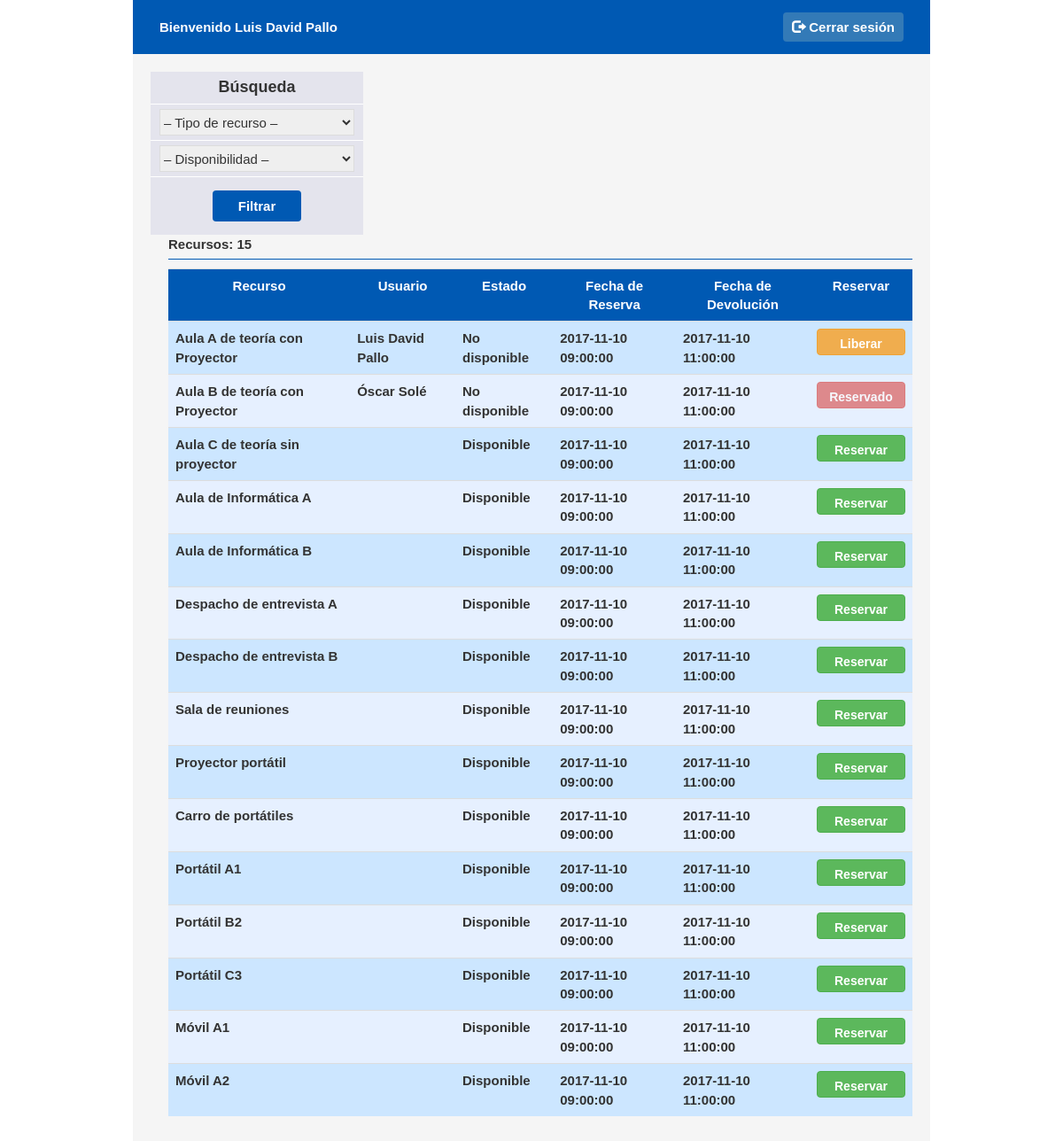
The page /recursos.php (signed in) on the database its author committed.
### tables this page shows
CREATE TABLE `usuario` (
  `idusuario` int(3) NOT NULL,
  `nombre` varchar(20) DEFAULT NULL,
  `apellidos` varchar(50) DEFAULT NULL,
  `alias` varchar(15) DEFAULT NULL,
  `pwd` varchar(15) DEFAULT NULL
);

CREATE TABLE `recurso` (
  `idrecurso` int(3) NOT NULL,
  `nom_recurso` varchar(50) DEFAULT NULL
);

CREATE TABLE `reserva_recurso` (
  `idreserva_recurso` int(3) NOT NULL,
  `idreserva` int(3) DEFAULT NULL,
  `idrecurso` int(3) DEFAULT NULL,
  `fecha_hora_reserva` timestamp NULL DEFAULT CURRENT_TIMESTAMP,
  `fecha_hora_devolucion` timestamp NULL DEFAULT CURRENT_TIMESTAMP
);

### recursos.php (the view, shortened to what this page needs)
<?php
	include 'session.php';
	if (isset($_SESSION['username'])) {
?>
<!DOCTYPE html>
<html>
	<head>
		<link rel="stylesheet" type="text/css" href="css/style.css">
		<link rel="stylesheet" href="https://maxcdn.bootstrapcdn.com/bootstrap/3.3.7/css/bootstrap.min.css">
	</head>
	<body>
		<div class="window">
			<div class="user-login-view">
				<div class="user-view-left">
					<?php
						$nsql="SELECT * FROM `usuario` WHERE `alias`= '".$_SESSION['username']."'";
						$name = mysqli_query($conexion, $nsql);
						while ($resname=mysqli_fetch_array($name)) {
							echo "<p>Bienvenido ".$resname['nombre']." ".$resname['apellidos']."</p>";
					?>
				</div>
				<div class="login-view-right">
					<a href="index.php?logout='1'" class="btn-logout"><span class="glyphicon glyphicon-log-out"></span> Cerrar sesi&#243;n</a>
				</div>
			</div>
			<div class="window-contenido">
				<div class="window-contenido-search">
					<span class="content-search-title">B&#250;squeda</span>
					<form action="recursos.php">
						<ul>
							<li>
								<span>
									<select name="nom_recurso">
										<option value="" selected>&#8211; Tipo de recurso &#8211;</option>
									</select>
								</span>
							</li>
							<li>
								<span>
									<select name="disponibilidad">
										<option value="" selected>&#8211; Disponibilidad &#8211;</option>
									</select>
								</span>
							</li>
							<li>
								<span>
									<button type="submit" name="botonFiltro" value="Filtrar" class="btn-filtro">Filtrar</button>
								</span>
							</li>
						</ul>
					</form>
				</div>
				<div class="window-contenido-view">
					<?php
							$sql="SELECT `nom_recurso`, `usuario`.`nombre`, `usuario`.`apellidos`, `reserva`.`disponibilidad`, `reserva_recurso`.`fecha_hora_reserva`, `reserva_recurso`.`fecha_hora_devolucion`
										FROM `recurso`
										LEFT JOIN `reserva_recurso` ON `recurso`.`idrecurso`=`reserva_recurso`.`idreserva_recurso`
										LEFT JOIN `reserva` ON `recurso`.`idrecurso`=`reserva`.`idreserva`
										LEFT JOIN `usuario` ON `reserva`.`idusuario`=`usuario`.`idusuario`";
							$consulta=mysqli_query($conexion,$sql);
							if(mysqli_num_rows($consulta)>0) {
								echo "<table class='table'>
										<tr>
											<th> Recurso </th>
											<th> Usuario </th>
											<th> Estado </th>
											<th> Fecha de Reserva </th>
											<th> Fecha de Devoluci&#243;n </th>
											<th> Reservar </th>
										</tr>
									<b> Recursos: " . mysqli_num_rows($consulta) . "</b><hr id='hr'>";
									while ($result=mysqli_fetch_array($consulta)) {
										echo "<tr>";
											echo "<td>" . $result ['nom_recurso'] . "</td>";
											echo "<td>" . $result ['nombre'] . " " . $result ['apellidos'] . "</td>";
											if ($result['disponibilidad']>0) {
												echo "<td>Disponible</td>";
											} else {
												echo "<td>No disponible</td>";
											}
											echo "<td>" . $result ['fecha_hora_reserva'] . "</td>";
											echo "<td>" . $result ['fecha_hora_devolucion'] . "</td>";
											if ($result['disponibilidad']==1) {
												echo "<td><button type='button' class='btn btn-success reserva'>Reservar</button></td>";
											} else {
												if ($resname['nombre']==$result['nombre']) {
													echo "<td><button type='button' class='btn btn-warning reserva'>Liberar</button></td>";
												} else {
													echo "<td><button type='button' class='btn btn-danger disabled reserva'>Reservado</button></td>";
												}
											}
										echo "</tr>";
									}
								echo "</table>";
							}
						}
					?>
				</div>
			</div>
		</div>
	</body>
</html>
<?php
	} else {
		header('location: index.php');
	}
?>

### css/style.css (style rules this page uses)
* { padding: 0; margin: 0; font-family: Sans-serif, Verdana; font-size: 15px; }
body { background-image: url(../img/background/green_dust_scratch_@2X.png); }
button { width: 300px; height: 45px; border: none; background-color:#0059b3; border-radius: 4px; cursor: pointer; }
a { padding: 8px 10px; border-radius: 4px; cursor: pointer; text-decoration: none; }
.btn-logout { color: #fff; background-color:#337ab7; border: none; font-weight: bold; }
.window { position: inherit; width: 75%; height: 100%; min-width: 350px; height: 100%; margin: 0 auto; background-color: rgba(245,245,245, 1); padding: 0px; }
.user-login-view { position: relative; overflow: hidden; padding: 10px 20px; background-color: #0059b3; color: #fff; font-weight: bold; }
.user-view-left { float: left; }
.user-view-left p { margin: 0; }
.login-view-right { float: right; }
.user-view-left, .login-view-right { margin: 10px 10px 10px 10px; }
.window-contenido { overflow: hidden; padding: 20px 20px; }
.window-contenido div { position: relative; float: left; min-width: 240px; }
.window-contenido-view { padding-left:20px; }
.content-search-title { display: table; margin: 0 auto; font-weight: bold; font-size: 18px; padding-top: 5px; padding-bottom: 5px; }
.window-contenido-search { background-color: rgba(224, 224, 235, 0.8); }
.window-contenido-search ul { list-style-type: none; }
.window-contenido-search li { border-top: 1px solid #fff; padding: 5px 10px; }
.window-contenido-search button { display: table; margin: 0 auto; margin-top: 10px; width: 100px; height: 35px; font-weight: bold; color: #fff; font-size: 15px; }
.window-contenido-search select { border: 1px solid #DCDCDC; width: 220px; height: 30px; }
.table { border: #cfc; border-collapse: collapse; width: 100%; font-weight: bold; }
#hr { margin-top: 5px; margin-bottom: 10px; border: 0; border-top: 1px solid #0059b3; }
tr { border: 1px; }
tr:nth-child(even) { background-color: #cce6ff; }
tr:nth-child(odd) { background-color: #e6f0ff; }
th { background-color: #0059b3; color: white; }
tr th { text-align: center; }
th, td { padding: 10px; text-align: left; }
td button { width: 100px; height: 30px; font-size: 18px; font-weight: bold; }
button.reserva { font-weight: bold; }

### rows shown on the page
usuario: nombre "Luis David", apellidos "Pallo", mysqli_num_rows($consulta) "15"
recurso: nom_recurso "Aula A de teoría con Proyector", usuario.nombre "Luis David", usuario.apellidos "Pallo", shows "No disponible", reserva_recurso.fecha_hora_reserva "2017-11-10 09:00:00", reserva_recurso.fecha_hora_devolucion "2017-11-10 11:00:00", shows "Liberar"
recurso: nom_recurso "Aula B de teoría con Proyector", usuario.nombre "Óscar", usuario.apellidos "Solé", shows "No disponible", reserva_recurso.fecha_hora_reserva "2017-11-10 09:00:00", reserva_recurso.fecha_hora_devolucion "2017-11-10 11:00:00", shows "Reservado"
reserva_recurso: idrecurso.nom_recurso "Aula C de teoría sin proyector", shows "Disponible", fecha_hora_reserva "2017-11-10 09:00:00", fecha_hora_devolucion "2017-11-10 11:00:00", shows "Reservar"
reserva_recurso: idrecurso.nom_recurso "Aula de Informática A", shows "Disponible", fecha_hora_reserva "2017-11-10 09:00:00", fecha_hora_devolucion "2017-11-10 11:00:00", shows "Reservar"
reserva_recurso: idrecurso.nom_recurso "Aula de Informática B", shows "Disponible", fecha_hora_reserva "2017-11-10 09:00:00", fecha_hora_devolucion "2017-11-10 11:00:00", shows "Reservar"
reserva_recurso: idrecurso.nom_recurso "Despacho de entrevista A", shows "Disponible", fecha_hora_reserva "2017-11-10 09:00:00", fecha_hora_devolucion "2017-11-10 11:00:00", shows "Reservar"
reserva_recurso: idrecurso.nom_recurso "Despacho de entrevista B", shows "Disponible", fecha_hora_reserva "2017-11-10 09:00:00", fecha_hora_devolucion "2017-11-10 11:00:00", shows "Reservar"
reserva_recurso: idrecurso.nom_recurso "Sala de reuniones", shows "Disponible", fecha_hora_reserva "2017-11-10 09:00:00", fecha_hora_devolucion "2017-11-10 11:00:00", shows "Reservar"
reserva_recurso: idrecurso.nom_recurso "Proyector portátil", shows "Disponible", fecha_hora_reserva "2017-11-10 09:00:00", fecha_hora_devolucion "2017-11-10 11:00:00", shows "Reservar"
reserva_recurso: idrecurso.nom_recurso "Carro de portátiles", shows "Disponible", fecha_hora_reserva "2017-11-10 09:00:00", fecha_hora_devolucion "2017-11-10 11:00:00", shows "Reservar"
reserva_recurso: idrecurso.nom_recurso "Portátil A1", shows "Disponible", fecha_hora_reserva "2017-11-10 09:00:00", fecha_hora_devolucion "2017-11-10 11:00:00", shows "Reservar"
reserva_recurso: idrecurso.nom_recurso "Portátil B2", shows "Disponible", fecha_hora_reserva "2017-11-10 09:00:00", fecha_hora_devolucion "2017-11-10 11:00:00", shows "Reservar"
reserva_recurso: idrecurso.nom_recurso "Portátil C3", shows "Disponible", fecha_hora_reserva "2017-11-10 09:00:00", fecha_hora_devolucion "2017-11-10 11:00:00", shows "Reservar"
reserva_recurso: idrecurso.nom_recurso "Móvil A1", shows "Disponible", fecha_hora_reserva "2017-11-10 09:00:00", fecha_hora_devolucion "2017-11-10 11:00:00", shows "Reservar"
reserva_recurso: idrecurso.nom_recurso "Móvil A2", shows "Disponible", fecha_hora_reserva "2017-11-10 09:00:00", fecha_hora_devolucion "2017-11-10 11:00:00", shows "Reservar"
